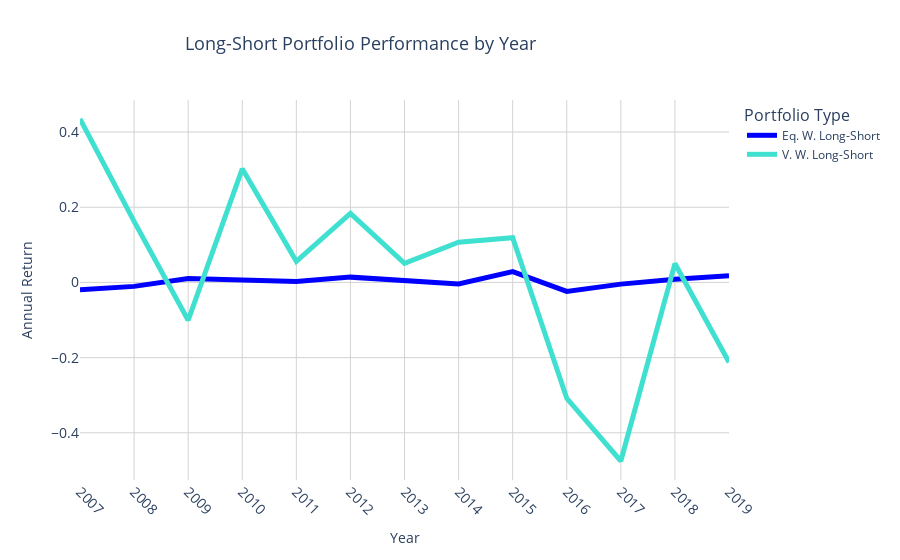

Here is the notebook cell this chart was saved with:
### Code cell
q4 = value_and_equally_weighted_portfolio_df.copy()

x = q4['year']

y_2_vw_long_short = long_short_df['vw_long-short_annual_return']
y_2_ew_long_short = long_short_df['ew_long-short_annual_return']

# Create figure
fig = go.Figure()

line_width = 5

# Add time series traces
fig.add_trace(go.Scatter(x=long_short_df.year, y=y_2_ew_long_short, name='Eq. W. Long-Short ',
             line=dict(color='blue', width=line_width)))
fig.add_trace(go.Scatter(x=long_short_df.year, y=y_2_vw_long_short, name='V. W. Long-Short ',
             line=dict(color='turquoise', width=line_width)))


# Update layout
fig.update_layout(title='Portfolio Performance by Year',
                  xaxis_title='Year',
                  yaxis_title='Annual Return',
                  legend_title='Portfolio Type',
                  font=dict(size=12),
                  plot_bgcolor='white')

# Center legend title
fig.update_layout(legend=dict(title=dict(text='Portfolio Type', font=dict(size=16), side='top')),
                  legend_title_font=dict(size=16),
                  legend_title_side='top')

# Center plot title
fig.update_layout(title=dict(text='Long-Short Portfolio Performance by Year',
                  font=dict(size=18), x=0.4, xanchor='center'))


# Customize axes
fig.update_xaxes(tickvals=x,
                 ticktext=[str(int(val)) for val in x],
                 tickangle=45,
                 dtick=1,
                 tickfont=dict(size=14),
                 gridcolor='lightgray',
                 zeroline=False)

fig.update_yaxes(tickfont=dict(size=14),
                 gridcolor='lightgray',
                 zeroline=False)

fig.show()

### Figure 1 — Plotly figure (JSON) as saved in the notebook; plotly's stock layout.template omitted (floating-point values rounded to 4 significant figures; data arrays with more than 128 entries replaced by an {"elided": "..."} marker saying what was removed)
{"data": [{"line": {"color": "blue", "width": 5}, "name": "Eq. W. Long-Short ", "type": "scatter", "x": {"elided": "3276 int values"}, "y": {"elided": "3276 float values"}}, {"line": {"color": "turquoise", "width": 5}, "name": "V. W. Long-Short ", "type": "scatter", "x": {"elided": "3276 int values"}, "y": {"elided": "3276 float values"}}], "layout": {"font": {"size": 12}, "legend": {"title": {"font": {"size": 16}, "side": "top", "text": "Portfolio Type"}}, "plot_bgcolor": "white", "title": {"font": {"size": 18}, "text": "Long-Short Portfolio Performance by Year", "x": 0.4, "xanchor": "center"}, "xaxis": {"dtick": 1, "gridcolor": "lightgray", "tickangle": 45, "tickfont": {"size": 14}, "ticktext": {"elided": "16380 str values"}, "tickvals": {"elided": "16380 int values"}, "title": {"text": "Year"}, "zeroline": false}, "yaxis": {"gridcolor": "lightgray", "tickfont": {"size": 14}, "title": {"text": "Annual Return"}, "zeroline": false}}}
